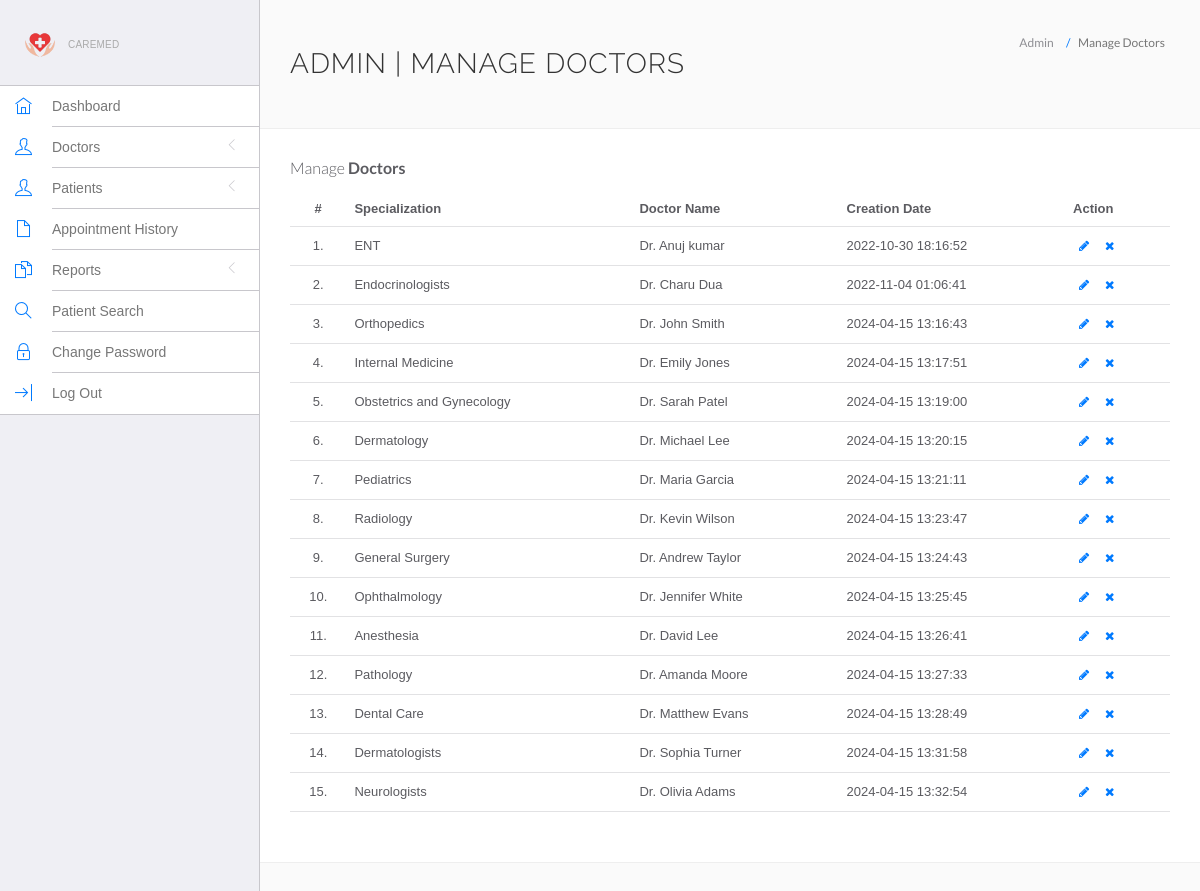
The page /hospital/hms/admin/manage-doctors.php (signed in) on the database its author committed.
### tables this page shows
CREATE TABLE `doctors` (
  `id` int(11) NOT NULL,
  `specilization` varchar(255) DEFAULT NULL,
  `doctorName` varchar(255) DEFAULT NULL,
  `address` longtext DEFAULT NULL,
  `docFees` varchar(255) DEFAULT NULL,
  `contactno` bigint(12) DEFAULT NULL,
  `docEmail` varchar(255) DEFAULT NULL,
  `password` varchar(255) DEFAULT NULL,
  `creationDate` timestamp NULL DEFAULT current_timestamp(),
  `updationDate` timestamp NULL DEFAULT NULL ON UPDATE current_timestamp(),
  `availability` tinyint(1) NOT NULL DEFAULT 0
);

### hospital/hms/admin/manage-doctors.php (the view, shortened to what this page needs)
<?php
include('include/config.php');
if (strlen($_SESSION['id'] == 0)) {
	header('location:logout.php');
} else {
?>
	<!DOCTYPE html>
	<html lang="en">
	<head>
		<link rel="stylesheet" href="vendor/bootstrap/css/bootstrap.min.css">
		<link rel="stylesheet" href="vendor/fontawesome/css/font-awesome.min.css">
		<link rel="stylesheet" href="vendor/themify-icons/themify-icons.min.css">
		<link href="vendor/animate.css/animate.min.css" rel="stylesheet" media="screen">
		<link href="vendor/perfect-scrollbar/perfect-scrollbar.min.css" rel="stylesheet" media="screen">
		<link href="vendor/switchery/switchery.min.css" rel="stylesheet" media="screen">
		<link href="vendor/bootstrap-touchspin/jquery.bootstrap-touchspin.min.css" rel="stylesheet" media="screen">
		<link href="vendor/select2/select2.min.css" rel="stylesheet" media="screen">
		<link href="vendor/bootstrap-datepicker/bootstrap-datepicker3.standalone.min.css" rel="stylesheet" media="screen">
		<link href="vendor/bootstrap-timepicker/bootstrap-timepicker.min.css" rel="stylesheet" media="screen">
		<link rel="stylesheet" href="assets/css/styles.css">
		<link rel="stylesheet" href="assets/css/plugins.css">
		<link rel="stylesheet" href="assets/css/themes/theme-1.css" id="skin_color" />
	</head>
	<body>
		<div id="app">
			<?php include('include/sidebar.php'); ?>
			<div class="app-content">
				<div class="main-content">
					<div class="wrap-content container" id="container">
						<section id="page-title">
							<div class="row">
								<div class="col-sm-8">
									<h1 class="mainTitle">Admin | Manage Doctors</h1>
								</div>
								<ol class="breadcrumb">
									<li>
										<span>Admin</span>
									</li>
									<li class="active">
										<span>Manage Doctors</span>
									</li>
								</ol>
							</div>
						</section>
						<div class="container-fluid container-fullw bg-white">
							<div class="row">
								<div class="col-md-12">
									<h5 class="over-title margin-bottom-15">Manage <span class="text-bold">Doctors</span></h5>
									<table class="table table-hover" id="sample-table-1">
										<thead>
											<tr>
												<th class="center">#</th>
												<th>Specialization</th>
												<th class="hidden-xs">Doctor Name</th>
												<th>Creation Date </th>
												<th>Action</th>
											</tr>
										</thead>
										<tbody>
											<?php
											$sql = mysqli_query($con, "select * from doctors");
											$cnt = 1;
											while ($row = mysqli_fetch_array($sql)) {
											?>
												<tr>
													<td class="center"><?php echo $cnt; ?>.</td>
													<td class="hidden-xs"><?php echo $row['specilization']; ?></td>
													<td><?php echo $row['doctorName']; ?></td>
													<td><?php echo $row['creationDate']; ?>
													</td>
													<td>
														<div class="visible-md visible-lg hidden-sm hidden-xs">
															<a href="edit-doctor.php?id=<?php echo $row['id']; ?>" class="btn btn-transparent btn-xs" tooltip-placement="top" tooltip="Edit"><i class="fa fa-pencil"></i></a>
															<a href="manage-doctors.php?id=<?php echo $row['id'] ?>&del=delete" onClick="return confirm('Are you sure you want to delete?')" class="btn btn-transparent btn-xs tooltips" tooltip-placement="top" tooltip="Remove"><i class="fa fa-times fa fa-white"></i></a>
														</div>
													</td>
												</tr>
											<?php
												$cnt = $cnt + 1;
											} ?>
										</tbody>
									</table>
								</div>
							</div>
						</div>
					</div>
				</div>
			</div>
		</div>
	</body>
	</html>
<?php } ?>

### hospital/hms/admin/assets/css/themes/theme-1.css (style rules this page uses)
body { background: #FAFAFA; }

### rows shown on the page
doctors: specilization "ENT", doctorName "Dr. Anuj kumar", creationDate "2022-10-30 18:16:52"
doctors: specilization "Endocrinologists", doctorName "Dr. Charu Dua", creationDate "2022-11-04 01:06:41"
doctors: specilization "Orthopedics", doctorName "Dr. John Smith", creationDate "2024-04-15 13:16:43"
doctors: specilization "Internal Medicine", doctorName "Dr. Emily Jones", creationDate "2024-04-15 13:17:51"
doctors: specilization "Obstetrics and Gynecology", doctorName "Dr. Sarah Patel", creationDate "2024-04-15 13:19:00"
doctors: specilization "Dermatology", doctorName "Dr. Michael Lee", creationDate "2024-04-15 13:20:15"
doctors: specilization "Pediatrics", doctorName "Dr. Maria Garcia", creationDate "2024-04-15 13:21:11"
doctors: specilization "Radiology", doctorName "Dr. Kevin Wilson", creationDate "2024-04-15 13:23:47"
doctors: specilization "General Surgery", doctorName "Dr. Andrew Taylor", creationDate "2024-04-15 13:24:43"
doctors: specilization "Ophthalmology", doctorName "Dr. Jennifer White", creationDate "2024-04-15 13:25:45"
doctors: specilization "Anesthesia", doctorName "Dr. David Lee", creationDate "2024-04-15 13:26:41"
doctors: specilization "Pathology", doctorName "Dr. Amanda Moore", creationDate "2024-04-15 13:27:33"
doctors: specilization "Dental Care", doctorName "Dr. Matthew Evans", creationDate "2024-04-15 13:28:49"
doctors: specilization "Dermatologists", doctorName "Dr. Sophia Turner", creationDate "2024-04-15 13:31:58"
doctors: specilization "Neurologists", doctorName "Dr. Olivia Adams", creationDate "2024-04-15 13:32:54"
